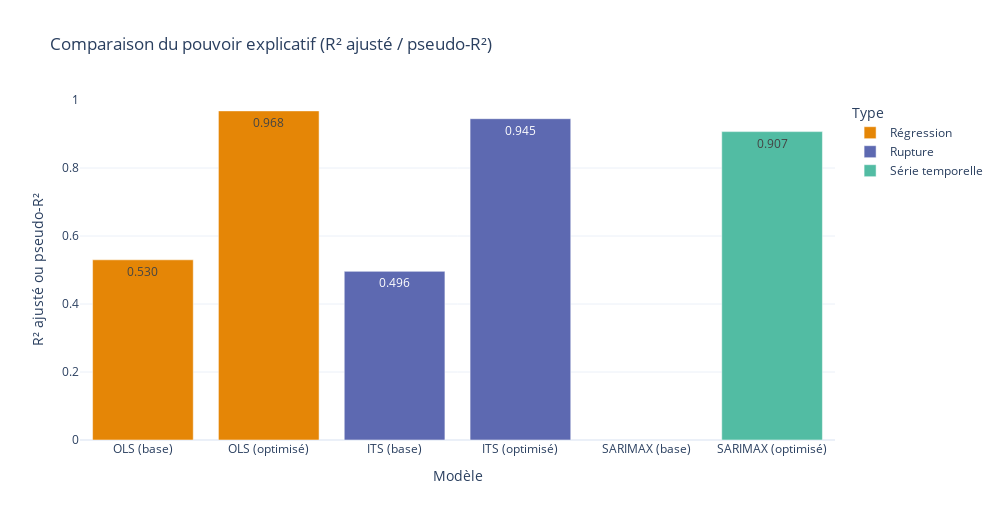
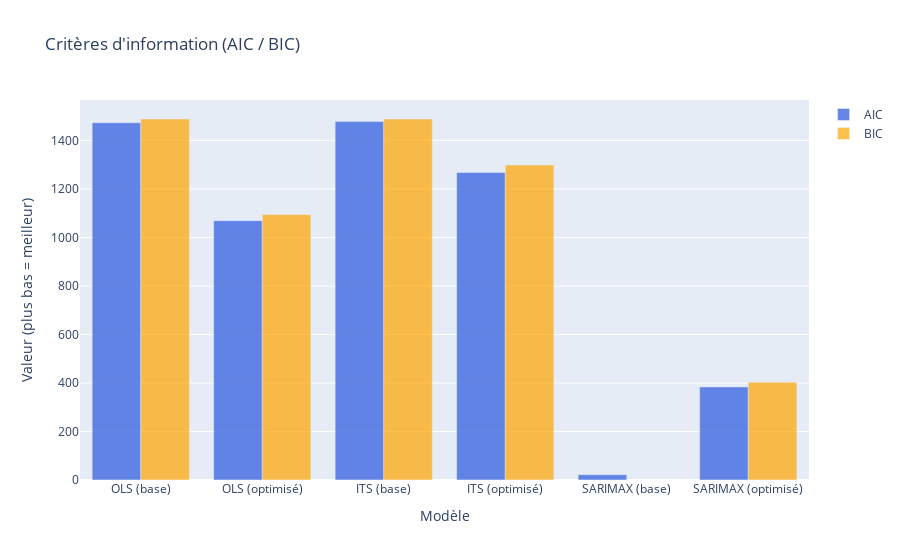

Notebook source saved alongside these figures, in order:
### Code cell
# ==========================================
# 🧱 BLOC 6 — Synthèse visuelle et interprétation
# ==========================================
import plotly.express as px
import plotly.graph_objects as go

# Reprise du tableau (si déjà calculé ci-dessus, pas nécessaire)
perf = pd.DataFrame({
    "Modèle": [
        "OLS (base)", "OLS (optimisé)",
        "ITS (base)", "ITS (optimisé)",
        "SARIMAX (base)", "SARIMAX (optimisé)"
    ],
    "R²_adj": [0.530, 0.968, 0.496, 0.945, np.nan, 0.907],
    "AIC": [1473.016, 1069.404, 1477.961, 1267.925, 22.000, 383.745],
    "BIC": [1488.526, 1094.290, 1488.300, 1298.945, np.nan, 402.800],
    "Durbin-Watson": [0.150, 1.960, 0.092, 0.532, 0.036, 1.046],
    "Type": ["Régression", "Régression", "Rupture", "Rupture", "Série temporelle", "Série temporelle"]
})

# ==============================
# 1️⃣ — Barplot R² / pseudo-R²
# ==============================
fig = px.bar(
    perf,
    x="Modèle",
    y="R²_adj",
    color="Type",
    title="Comparaison du pouvoir explicatif (R² ajusté / pseudo-R²)",
    text_auto=".3f",
    color_discrete_sequence=px.colors.qualitative.Vivid
)
fig.update_traces(textfont_size=12)
fig.update_yaxes(range=[0,1], title="R² ajusté ou pseudo-R²")
fig.update_layout(xaxis_title="Modèle", showlegend=True)
fig.show()

# ==============================
# 2️⃣ — Barplot AIC & BIC
# ==============================
fig = go.Figure()
fig.add_trace(go.Bar(
    x=perf["Modèle"], y=perf["AIC"],
    name="AIC", marker_color="royalblue", opacity=0.8
))
fig.add_trace(go.Bar(
    x=perf["Modèle"], y=perf["BIC"],
    name="BIC", marker_color="orange", opacity=0.7
))
fig.update_layout(
    title="Critères d'information (AIC / BIC)",
    xaxis_title="Modèle",
    yaxis_title="Valeur (plus bas = meilleur)",
    barmode="group"
)
fig.show()

# ==============================
# 3️⃣ — Diagramme Durbin–Watson
# ==============================
fig = px.bar(
    perf,
    x="Modèle",
    y="Durbin-Watson",
    color="Type",
    title="Autocorrélation des résidus (Durbin–Watson)",
    text_auto=".2f",
    color_discrete_sequence=px.colors.qualitative.Safe
)
fig.add_hrect(y0=1.5, y1=2.5, fillcolor="lightgreen", opacity=0.3, line_width=0,
              annotation_text="Zone idéale (1.5–2.5)", annotation_position="inside top left")
fig.update_yaxes(range=[0,2.5], title="Durbin–Watson")
fig.show()

# ==============================
# 4️⃣ — Résumé visuel des forces/faiblesses
# ==============================
summary = perf.copy()
summary["Rang_R2"] = summary["R²_adj"].rank(ascending=False)
summary["Rang_AIC"] = summary["AIC"].rank(ascending=True)
summary["Rang_BIC"] = summary["BIC"].rank(ascending=True)
summary["Score_global"] = (
    summary["Rang_R2"].fillna(0) + summary["Rang_AIC"].fillna(0) + summary["Rang_BIC"].fillna(0)
)
summary = summary.sort_values("Score_global")

fig = px.bar(
    summary,
    x="Modèle",
    y="Score_global",
    color="Type",
    text_auto=".0f",
    title="Classement global (AIC + BIC + R²)",
    color_discrete_sequence=px.colors.qualitative.Prism
)
fig.update_layout(yaxis_title="Score global (plus bas = meilleur ajustement global)")
fig.show()

# ==============================
# 5️⃣ — Interprétation automatique
# ==============================
from IPython.display import Markdown, display

text = f"""
## 🧩 Synthèse des performances des modèles

Pour comparer les modèles statistiques, on regarde plusieurs indicateurs de performance qui permettent d’évaluer **la qualité des prédictions**, **la stabilité des résidus** (erreurs du modèle), et **le risque de surajustement**.  
Voici ce que signifient les principaux paramètres utilisés :

- **R² ajusté** : mesure la proportion de la variabilité du RSV expliquée par le modèle.  
  → Plus il est proche de 1, plus le modèle est précis (au-delà de 0.9, c’est excellent).  
  L’ajustement ("ajusté") corrige le score si trop de variables inutiles sont ajoutées.

- **AIC / BIC** : critères d’information (Akaike et Bayesien).  
  → Plus ils sont **bas**, mieux c’est. Ils pénalisent les modèles trop complexes, pour éviter qu’ils apprennent "par cœur" les données.

- **Durbin–Watson (DW)** : mesure l’autocorrélation des résidus (les erreurs successives).  
  → Une valeur proche de **2** indique que les erreurs sont indépendantes (donc modèle sain).  
  → Si elle est très basse (< 1), cela signifie que les erreurs se suivent trop (autocorrélation → modèle instable).

---

### 📊 Résultats comparés

- **OLS optimisé** ressort comme **le plus performant globalement**, avec :
  - R² ajusté ≈ **0.97**
  - AIC et BIC très bas  
  - Résidus quasi indépendants (Durbin–Watson ≈ **1.96**)  
  👉 Ce modèle explique très bien les variations du RSV en fonction des variables :
  - **MNP (mesures non pharmaceutiques)** : gestes barrières, confinement, etc.
  - **Vaccination COVID**
  - **Température moyenne hebdomadaire**
  - **Interactions entre vaccination et MNP**
  - **Composantes saisonnières** (sin/cos à 52 semaines pour les cycles annuels)
  - **Lags RSV (t-1, t-2)** : valeurs retardées du RSV pour tenir compte des effets d’inertie.
  → C’est le modèle le plus simple à interpréter (on voit clairement l’effet de chaque variable).

---

- **ITS optimisé** suit de près (**R² ≈ 0.94**)  
  Ce modèle est fait pour capturer les **ruptures temporelles** comme :
  - le début de la pandémie COVID,
  - l’introduction du vaccin,
  - la reprise des épidémies post-COVID.
  
  ⚠️ Cependant, ses **résidus restent autocorrélés** (DW = **0.53**), ce qui veut dire que les erreurs se suivent trop :  
  le modèle "rate" encore une partie des tendances internes au temps.

---

- **SARIMAX optimisé** affiche un **pseudo-R² ≈ 0.91**.  
  Il prend en compte :
  - les **valeurs passées** du RSV (partie auto-régressive),
  - les **chocs saisonniers** (saisons précédentes),
  - les **variables externes** (vaccination, météo, gestes barrières).  
  C’est un modèle plus "temps-série", souvent utilisé pour **prévoir** le futur.
  
  ➕ Très bon pour les **prédictions** à moyen terme (les courbes suivent bien la réalité).  
  ➖ Légèrement **surajusté** (AIC = 383), donc trop sensible aux variations de la période d’apprentissage.

---

- Les versions **de base (OLS / ITS / SARIMAX)**, sans lissage, sans lags ni variables exogènes, sont très en retrait :  
  - R² < **0.55**
  - Résidus fortement corrélés (DW < **0.2**)  
  → Ces modèles expliquent mal la saisonnalité et réagissent mal aux ruptures COVID.

---

### 🧭 Conclusion

Les modèles :
- **OLS optimisé** est le plus **interprétable** et scientifiquement parlant le plus clair : on comprend facilement quels facteurs influencent le RSV et dans quel sens.  
- **SARIMAX optimisé** est le plus **robuste pour la prévision** : il reproduit bien les dynamiques temporelles, même si son interprétation est plus complexe.

➡️ En résumé :  
**OLS optimisé = meilleur modèle explicatif**  
**SARIMAX optimisé = meilleur modèle prédictif**
"""

display(Markdown(text))

### Figure 1 — Plotly figure (JSON) as saved in the notebook; plotly's stock layout.template omitted (floating-point values rounded to 4 significant figures)
{"data": [{"hovertemplate": "Type=Régression<br>Modèle=%{x}<br>R²_adj=%{y}<extra></extra>", "legendgroup": "Régression", "marker": {"color": "rgb(229, 134, 6)", "pattern": {"shape": ""}}, "name": "Régression", "orientation": "v", "showlegend": true, "textfont": {"size": 12}, "textposition": "auto", "texttemplate": "%{y:.3f}", "type": "bar", "x": ["OLS (base)", "OLS (optimisé)"], "xaxis": "x", "y": [0.53, 0.968], "yaxis": "y"}, {"hovertemplate": "Type=Rupture<br>Modèle=%{x}<br>R²_adj=%{y}<extra></extra>", "legendgroup": "Rupture", "marker": {"color": "rgb(93, 105, 177)", "pattern": {"shape": ""}}, "name": "Rupture", "orientation": "v", "showlegend": true, "textfont": {"size": 12}, "textposition": "auto", "texttemplate": "%{y:.3f}", "type": "bar", "x": ["ITS (base)", "ITS (optimisé)"], "xaxis": "x", "y": [0.496, 0.945], "yaxis": "y"}, {"hovertemplate": "Type=Série temporelle<br>Modèle=%{x}<br>R²_adj=%{y}<extra></extra>", "legendgroup": "Série temporelle", "marker": {"color": "rgb(82, 188, 163)", "pattern": {"shape": ""}}, "name": "Série temporelle", "orientation": "v", "showlegend": true, "textfont": {"size": 12}, "textposition": "auto", "texttemplate": "%{y:.3f}", "type": "bar", "x": ["SARIMAX (base)", "SARIMAX (optimisé)"], "xaxis": "x", "y": [NaN, 0.907], "yaxis": "y"}], "layout": {"barmode": "relative", "height": 520, "legend": {"title": {"text": "Type"}, "tracegroupgap": 0}, "showlegend": true, "title": {"text": "Comparaison du pouvoir explicatif (R² ajusté / pseudo-R²)"}, "width": 1000, "xaxis": {"anchor": "y", "domain": [0, 1], "title": {"text": "Modèle"}}, "yaxis": {"anchor": "x", "domain": [0, 1], "range": [0, 1], "title": {"text": "R² ajusté ou pseudo-R²"}}}}

### Figure 2 — Plotly figure (JSON) as saved in the notebook; plotly's stock layout.template omitted (floating-point values rounded to 4 significant figures)
{"data": [{"marker": {"color": "royalblue"}, "name": "AIC", "opacity": 0.8, "type": "bar", "x": ["OLS (base)", "OLS (optimisé)", "ITS (base)", "ITS (optimisé)", "SARIMAX (base)", "SARIMAX (optimisé)"], "y": [1473.0, 1069.0, 1478.0, 1268.0, 22.0, 383.7]}, {"marker": {"color": "orange"}, "name": "BIC", "opacity": 0.7, "type": "bar", "x": ["OLS (base)", "OLS (optimisé)", "ITS (base)", "ITS (optimisé)", "SARIMAX (base)", "SARIMAX (optimisé)"], "y": [1489.0, 1094.0, 1488.0, 1299.0, NaN, 402.8]}], "layout": {"barmode": "group", "title": {"text": "Critères d'information (AIC / BIC)"}, "xaxis": {"title": {"text": "Modèle"}}, "yaxis": {"title": {"text": "Valeur (plus bas = meilleur)"}}}}
